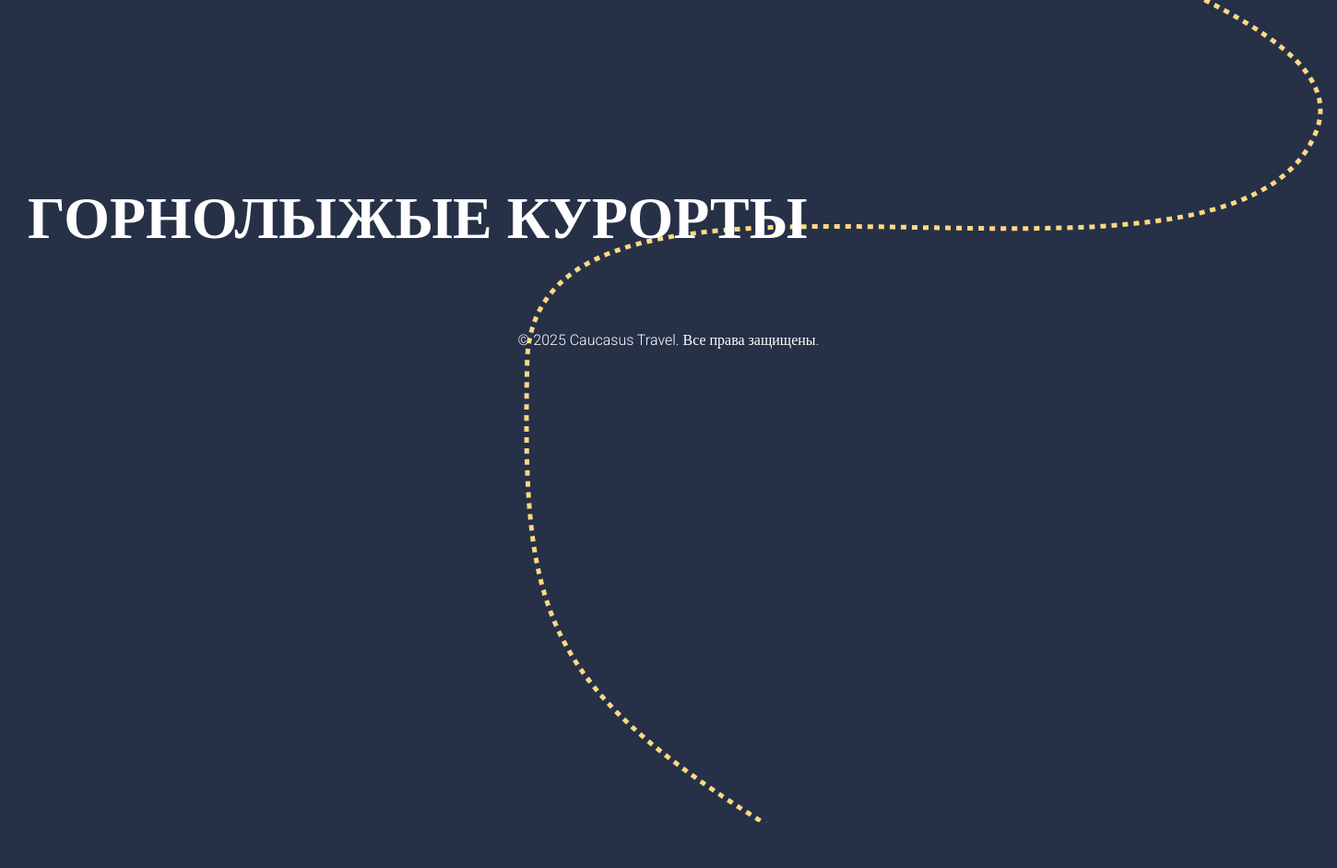
/ (lower part), run on an earlier commit of the app's database.
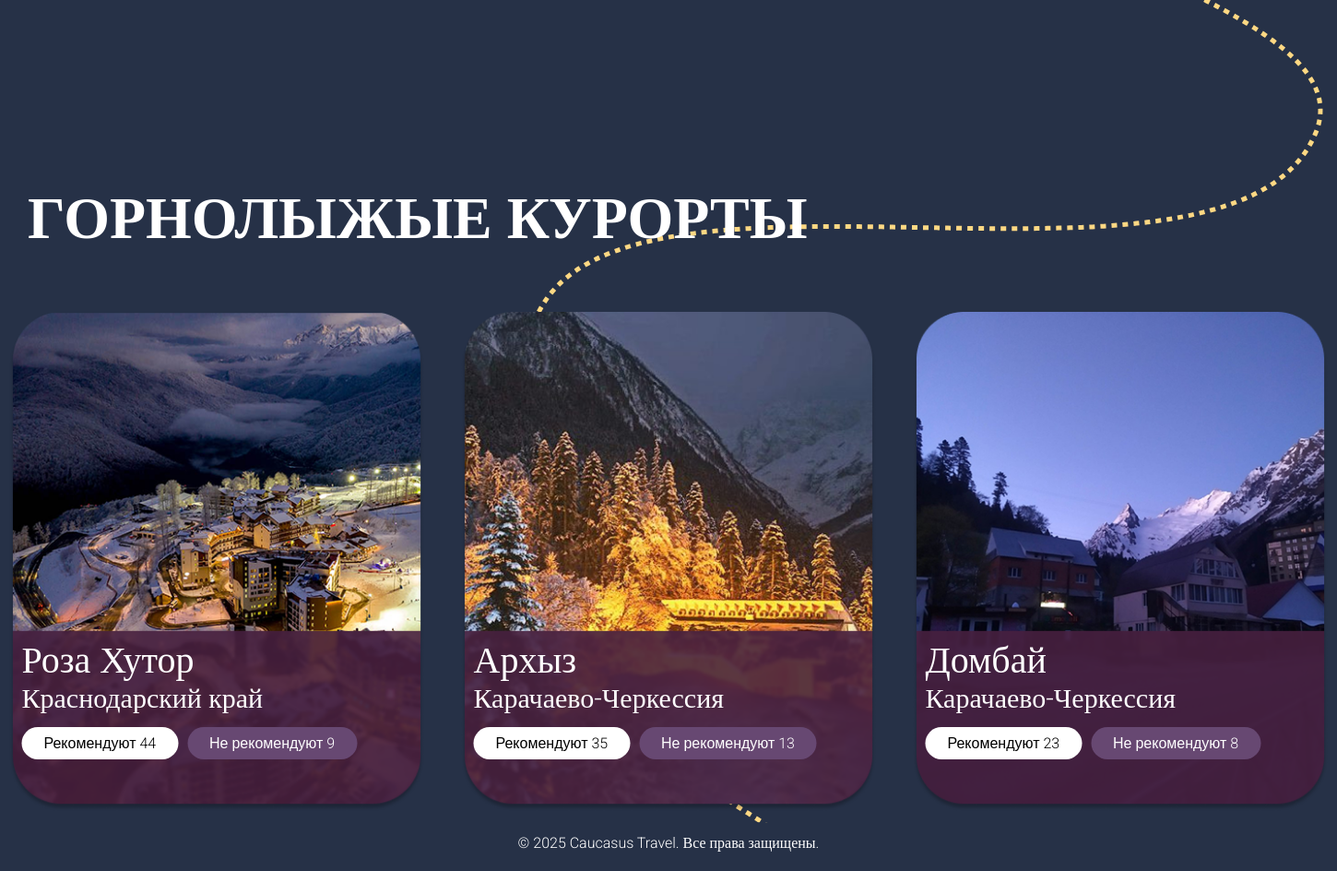
And on a later commit of the database.
### main/models.py (models this page shows)
class Post(models.Model):
    title = models.CharField(max_length=255)
    content = models.TextField(null=True, blank=True)
    created_at = models.DateTimeField(auto_now_add=True)

### main/views.py (the view)
# urls.py: path('', index, name='index'), path('thabest/', thabest, name='thabest'),path('api/feedback/', feedback_view, name='feedback-api'), path("like/<int:post_id>/", like_post, name="like_post"),
def index(request):
    posts = Post.objects.all()
    for post in posts:
        post.like_count = post.likes.filter(value=True).count()
        post.dislike_count = post.likes.filter(value=False).count()
    return render(request, "main/index.html", {"posts": posts})

### main/templates/main/index.html (shortened to what this page needs)
{% load static %}
<!DOCTYPE html>
<html lang="ru">
<head>
    <link rel="stylesheet" href="{% static 'main/style.css' %}">
    <link rel="stylesheet" href="{% static 'main/header.css' %}">
    <link rel="stylesheet" href="{% static 'main/footer.css' %}">
<body>
    <main class="main-content">
          <div class = main_center_1>
            <img class="path" src="{% static 'main/images/path1.svg' %}"/>
          </div>
          <div>
            <h1 class="title_1">ГОРНОЛЫЖЫЕ КУРОРТЫ</p>
          </div>
          <div class = img_center>
            {% for post in posts %}
                {% if post.id == 4 %}
                    <div class ='img_block'>
                        <img class="resort" src="{% static 'main/images/dombai.png' %}" />
                        <div class="overlay">
                        <p>Домбай</p>
                        <p style="font-weight:300; font-size: 30px">Карачаево-Черкессия</p>
                        <button class="like-btn" data-post="{{ post.id }}" data-value="1">Рекомендуют <span id="like-count-{{ post.id }}">{{ post.like_count }}</span></button>
                        <button class="dislike-btn" data-post="{{ post.id }}" data-value="0">Не рекомендуют <span id="dislike-count-{{ post.id }}">{{ post.dislike_count }}</span></button>
                    </div>
                    </div>
                {% endif %}
                {% if post.id == 2 %}
                        <div class ='img_block'>
                            <img class="resort" src="{% static 'main/images/rozahutor.png' %}" />
                            <div class="overlay">
                            <p>Роза Хутор</p>
                            <p style="font-weight:300; font-size: 30px">Краснодарский край</p>
                            <button class="like-btn" data-post="{{ post.id }}" data-value="1">Рекомендуют <span id="like-count-{{ post.id }}">{{ post.like_count }}</span></button>
                            <button class="dislike-btn" data-post="{{ post.id }}" data-value="0">Не рекомендуют <span id="dislike-count-{{ post.id }}">{{ post.dislike_count }}</span></button>
                             </div>
                         </div>
                {% endif %}
                {% if post.id == 3 %}
                    <div class ='img_block'>
                        <img class="resort" src="{% static 'main/images/arhiz.png' %}" />
                        <div class="overlay">
                        <p>Архыз</p>
                        <p style="font-weight:300; font-size: 30px">Карачаево-Черкессия</p>
                        <button class="like-btn" data-post="{{ post.id }}" data-value="1">Рекомендуют <span id="like-count-{{ post.id }}">{{ post.like_count }}</span></button>
                        <button class="dislike-btn" data-post="{{ post.id }}" data-value="0">Не рекомендуют <span id="dislike-count-{{ post.id }}">{{ post.dislike_count }}</span></button>
                    </div>
                    </div>
                {% endif %}
            {% endfor %}
          </div>
      </main>
    <footer>
        <p>© 2025 Caucasus Travel. Все права защищены.</p>
    </footer>
</body>
</html>

### main/static/main/style.css (style rules this page uses)
body { margin: 0; padding: 0; background-color: #263147; display: flex; flex-direction: column; min-height: 100vh; }
* { font-family: 'Roboto'; }
main { flex: 1; }
.main-content { position: relative; z-index: 2; margin-top: 100px; width: 100%; }
.main_center_1 { display: flex; justify-content: space-between; gap: 40px; align-items: flex-start; max-width: 1180px; max-height: 700px; margin: 20px; }
.path { transform:translate(-400px, 620px); z-index: -1; width: 80%; object-fit: cover; object-position: right; max-height: 50%; clip-path: inset(0 0 50px 0); }
.title_1 { color: white; font-size: 64px; font-weight: 600; margin-top: 200px; margin-left: 30px; }
.img_center { display: flex; justify-content: space-between; align-items: center; flex-wrap: nowrap; }
.img_block { position: relative; display: inline-block; }
.img_block img { width: 450px; height: auto; margin-left: 10px; margin-right: 10px; border-radius: 10px; }
.overlay { position: absolute; bottom: 50px; left: 50%; transform: translateX(-50%); color: white; padding: 10px; text-align: left; border-radius: 10px; width: 90%; font-size: 40px; }
.overlay p { text-align: left; margin: 0; }
.like-btn { font-family: 'Roboto', sans-serif; font-size: 1rem; font-weight: 300; background:white; color: 47203F; border: none; border-radius: 20px; padding: 0.5rem 1.5rem; cursor: pointer; transition: background 0.3s; }
.dislike-btn { font-family: 'Roboto', sans-serif; font-size: 1rem; font-weight: 300; background:#674872; color: white; border: none; border-radius: 20px; padding: 0.5rem 1.5rem; cursor: pointer; transition: background 0.3s; }

### main/static/main/header.css (style rules this page uses)
* { font-family: 'Roboto'; }

### main/static/main/footer.css (style rules this page uses)
footer { font-family: Roboto; display: flex; font-weight: 300; justify-content: center; padding: 5px; background-color: #263147 ; color: #fff; position: static; border-top: #fff; }

What changed in the data, as far as the page shows it:
added Post: like_count "44", dislike_count "9"
added Post: like_count "35", dislike_count "13"
added Post: like_count "23", dislike_count "8"
